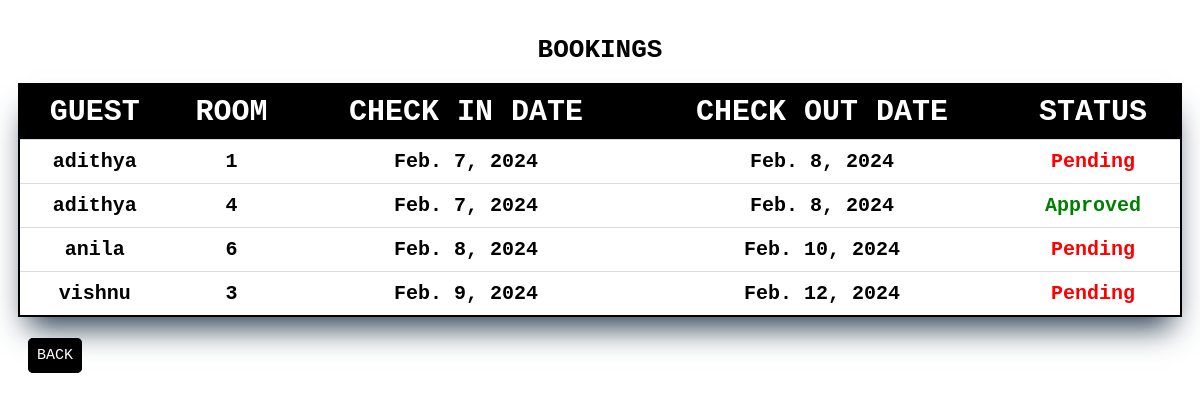
Page /guestbookingstatus/ on the committed database.
### hotelapp1/models.py (models this page shows, shortened)
class bookingtable(models.Model):
    guest=models.ForeignKey(guesttable,on_delete=models.CASCADE)
    room = models.ForeignKey(roomtable, on_delete=models.CASCADE)
    checkindate=models.DateField()
    checkoutdate=models.DateField()
    approval=models.BooleanField(default=False)

class guesttable(models.Model):
    genderchoice=[('male','Male'),('female','Female')]
    firstname=models.CharField(max_length=50,null=True)
    lastname=models.CharField(max_length=50,null=True)
    email=models.CharField(max_length=50,null=True)
    number=models.CharField(max_length=50,null=True)
    age=models.CharField(max_length=50,null=True)
    gender=models.CharField(max_length=50,choices=genderchoice)
    address=models.CharField(max_length=50,null=True)
    image = models.ImageField(null=True,blank=True,upload_to="images/")
    username=models.CharField(max_length=50,null=True)
    password=models.CharField(max_length=50,null=True)
    confirm_password=models.CharField(max_length=50,null=True)
    def __str__(self):
        return self.firstname

class roomtable(models.Model):
    room_number=models.CharField(max_length=20,null=True)
    room_type=models.CharField(max_length=50,null=True)
    room_price=models.CharField(max_length=50,null=True)
    availability=models.BooleanField(default=False)
    def __str__(self):
        return self.room_number

### hotelapp1/views.py (the view)
# urls.py: path('guestbookingstatus/',views.guestbookingstatus,name="guestbookingstatus"),
def guestbookingstatus(request):
    br=bookingtable.objects.all()
    return render(request,"guestbookingstatus.html",{'br':br})

### templates/guestbookingstatus.html (shortened to what this page needs)
<!DOCTYPE html>
<html lang="en">
<head>
</head>
<body>
    <div>
        <form action="">
            <div>
                <h1>BOOKINGS</h1>
            </div>
            <table>
                <tr>
                    <th>GUEST</th>
                    <th>ROOM</th>
                    <th>CHECK IN DATE</th>
                    <th>CHECK OUT DATE</th>
                    <th>STATUS</th>
                </tr>
                {% for i in br%}
                <tr>
                    <td>{{i.guest}}</td>
                    <td>{{i.room}}</td>
                    <td>{{i.checkindate}}</td>
                    <td>{{i.checkoutdate}}</td>
                    {% if i.approval %}
                        <td class="a">Approved</td>
                    {% else %}
                        <td class="p">Pending</td>
                    {% endif %}
                </tr>
                {% endfor %}
            </table>
        </form>
        <div class="ba1">
            <a href="/guestprofile" class="book">BACK</a>
        </div>
    </div>
</body>
</html>

### templates/guestbookingstatus.html (style rules this page uses)
* { font-family: monospace; }
.a { color: green; font-weight: bolder; }
.p { color: red; font-weight: bolder; }
table { width: 100%; border-collapse: collapse; border: 2px solid black; box-shadow: rgb(38, 57, 77) 0px 20px 30px -10px; }
th,td { text-align: center; padding: 10px; border-bottom: 1px solid #ddd; }
th { font-size: 30px; color: white; }
td { font-size: 20px; font-weight: bolder; }
table tr:first-child { background:black; }
form { padding: 10px; }
h1 { text-align: center; }
.book { text-decoration: none; color: white; font-size: 15px; background: black; padding: 8px; border-radius: 5px; border: 1px solid black; }
.ba1 { padding: 20px; }

### rows in the picture
bookingtable: guest "adithya", room "1", checkindate "Feb. 7, 2024", checkoutdate "Feb. 8, 2024", approval "Pending"
bookingtable: guest "adithya", room "4", checkindate "Feb. 7, 2024", checkoutdate "Feb. 8, 2024", approval "Approved"
bookingtable: guest "anila", room "6", checkindate "Feb. 8, 2024", checkoutdate "Feb. 10, 2024", approval "Pending"
bookingtable: guest "vishnu", room "3", checkindate "Feb. 9, 2024", checkoutdate "Feb. 12, 2024", approval "Pending"
